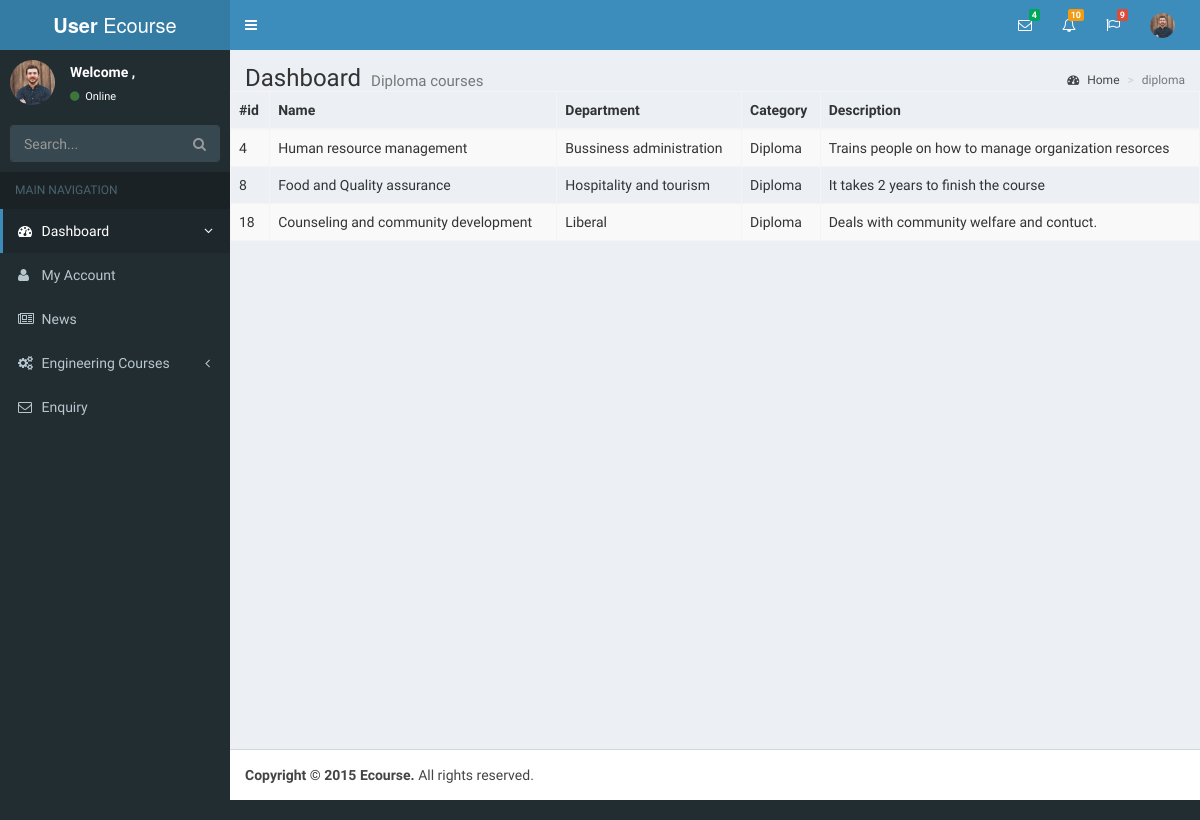
The page /diploma.php on the database its author committed.
### tables this page shows
CREATE TABLE IF NOT EXISTS `courses` (
  `id` int(10) NOT NULL AUTO_INCREMENT,
  `name` varchar(100) NOT NULL,
  `department` varchar(100) NOT NULL,
  `category` varchar(100) NOT NULL,
  `description` varchar(200) NOT NULL,
  PRIMARY KEY (`id`)
);

### diploma.php (the view, shortened to what this page needs)
<?php
  require('layout/sidebar.php')
?>
  <div class="content-wrapper">
    <section class="content-header">
      <h1>
        Dashboard
        <small>Diploma courses</small>
      </h1>
      <ol class="breadcrumb">
        <li><a href="#"><i class="fa fa-dashboard"></i> Home</a></li>
        <li class="active">diploma</li>
      </ol>
    </section>
     <?php
        $result = mysql_query("SELECT * FROM courses WHERE category = 'diploma'");
        ?>
       <div class="course_table">
              <table id="example" class="table table-striped table-bordered display">
                  <thead class="table_header">
                    <tr>
                      <th>#id</th>
                      <th>Name</th>
                      <th>Department</th>
                      <th>Category</th>
                      <th>Description </th>
                    </tr>
                  </thead>
                  <tbody>
                    <?php
                      while( $row = mysql_fetch_assoc( $result ) ){
                        echo
                        "<tr>
                          <td>{$row['id']}</td>
                          <td>{$row['name']}</td>
                          <td>{$row['department']}</td>
                          <td>{$row['category']}</td>
                          <td>{$row['description']}</td>
                        </tr>";
                      }
                    ?>
                  </tbody>
              </table>
           </div>
  </div>
<?php
  require('layout/members_pagefooter.php')
?>

### rows shown on the page
courses: id "4", name "Human resource management", department "Bussiness administration", category "Diploma", description "Trains people on how to manage organization resorces"
courses: id "8", name "Food and Quality assurance", department "Hospitality and tourism", category "Diploma", description "It takes 2 years to finish the course"
courses: id "18", name "Counseling and community development", department "Liberal", category "Diploma", description "Deals with community welfare and contuct."
